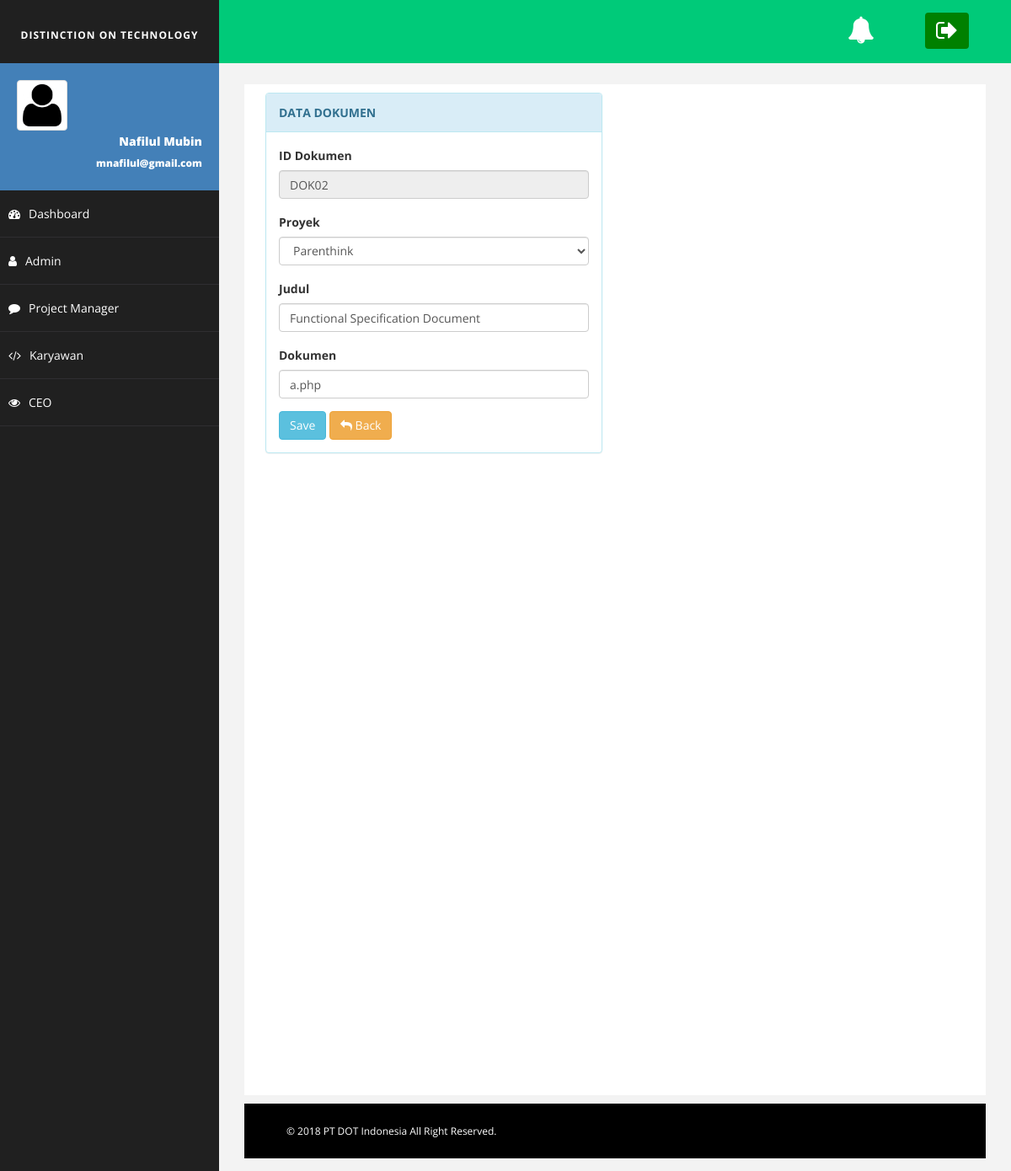
The app's page /?page=dokumen_edit&id=DOK02, older data.
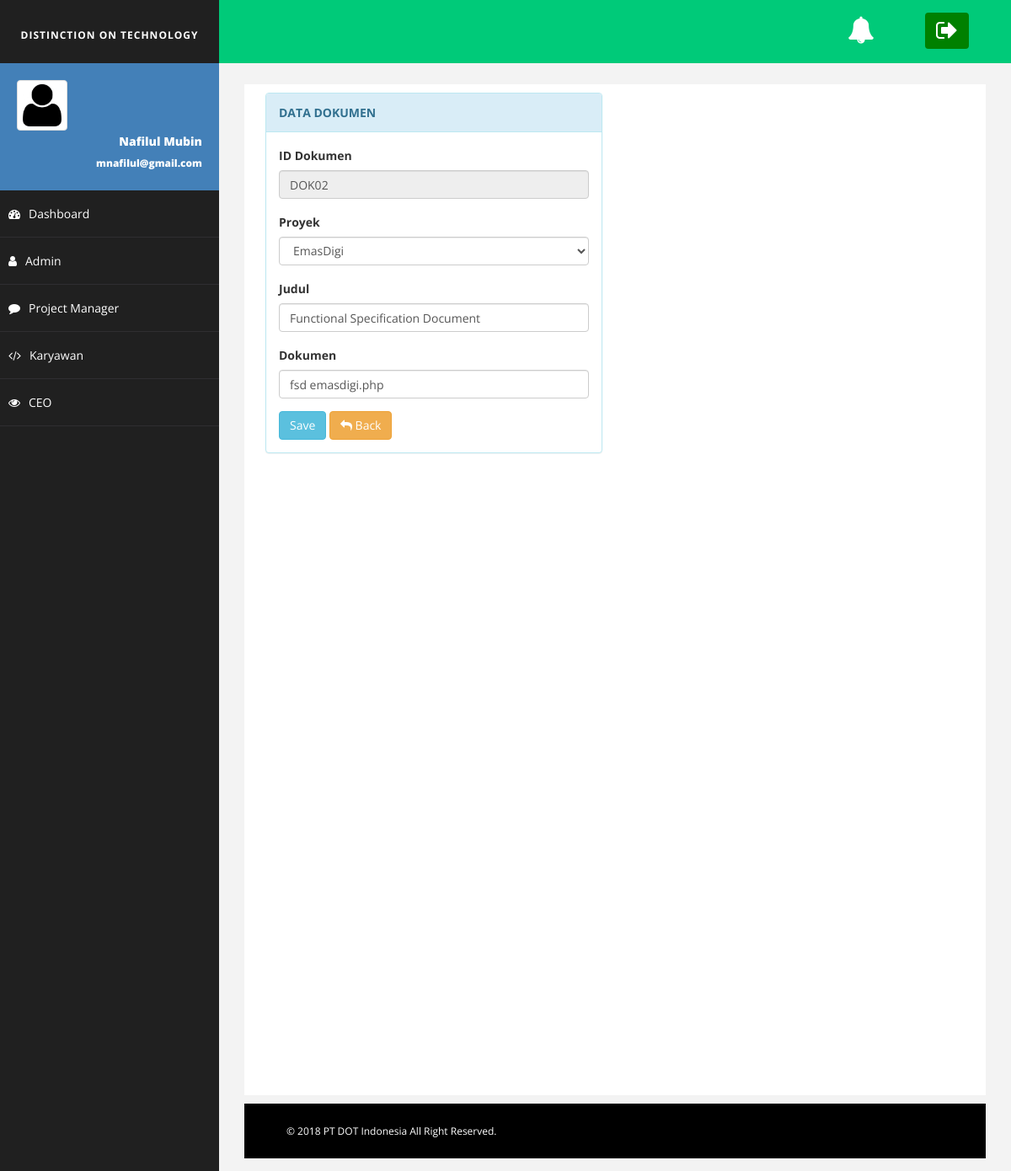
The same page, newer data.
### tables this page shows
CREATE TABLE `dokumen` (
  `id_dokumen` varchar(5) NOT NULL,
  `id_proyek` varchar(5) NOT NULL,
  `judul` varchar(50) NOT NULL,
  `attachment` varchar(500) NOT NULL
);

### index.php (called while the page is built, shortened)
<?php
include 'header.php';
include 'content.php';
include 'footer.php';
?>

### View/dokumen_edit.php (the view, shortened to what this page needs)
<?php
$id_dokumen = $_GET['id'];
$result = mysqli_query($koneksi, "SELECT dokumen.*, proyek.nama_proyek FROM dokumen join proyek on proyek.id_proyek = dokumen.id_proyek WHERE id_dokumen = '$id_dokumen' ");
$d = mysqli_fetch_array($result);
?>
<div class="col-md-6 col-sm-6 col-xs-12">
    <div class="panel panel-info">
        <div class="panel-heading">
         <b>DATA DOKUMEN</b>
     </div>
     <div class="panel-body">
        <form role="form" method="POST">
            <div class="form-group">
                <label>ID Dokumen</label>
                <input class="form-control" type="text" name="id_dokumen" readonly="readonly" value="<?php echo $d['id_dokumen'];?>">
            </div>
            <div class="form-group">
                <label>Proyek</label>
                <select class="form-control" name="id_proyek">
                    <?php
                    $result = mysqli_query($koneksi, "SELECT * FROM proyek ");
                    while($data = mysqli_fetch_array($result)) {
                      ?>
                      <option value="<?php echo $data['id_proyek']; ?>"><?php echo $data['nama_proyek']; ?></option>
                      <?php } ?>
                  </select>
              </div>
              <div class="form-group">
                <label>Judul</label>
                <input class="form-control" type="text" name="judul" value="<?php echo $d['judul'];?>">
            </div>
            <div class="form-group">
                <label>Dokumen</label><br>
                <input class="form-control" type="text" name="attachment" value="<?php echo $d['attachment'];?>">
            </div>
            <button type="submit" name="submit" class="btn btn-info">Save </button>
            <a onclick="window.history.back();return false;" class="btn btn-warning"><i class="fa fa-reply"></i> Back</a>
        </form>
    </div>
</div>
</div>

Row changes from the older to the newer data that the page shows:
changed dokumen "DOK02": attachment "a.php" → "fsd emasdigi.php"
Text that changed along with them:
form field id_proyek: "Parenthink" → "EmasDigi"
